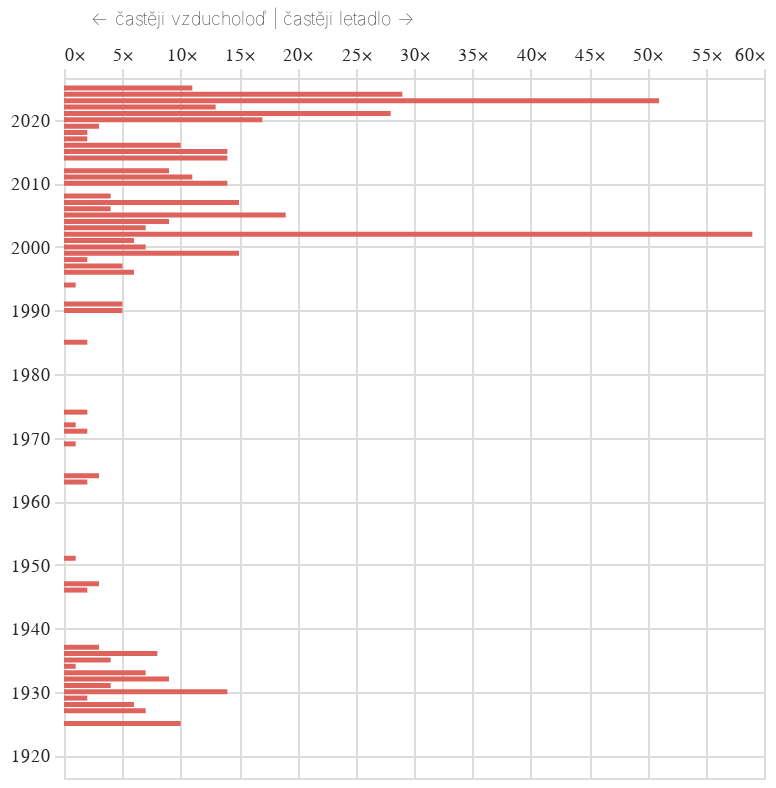

The cell this chart's notebook holds for it:
### Code cell
graf_vyvoje("(?i)vzducholoď[^\w]","vzducholoď","(?i)letadlo","letadlo")

### Figure 1 — Vega-Lite specification as saved in the notebook (floating-point values rounded to 4 significant figures)
{"config": {"title": {"font": "Noticia Text", "fontSize": 11.5, "anchor": "start", "lineHeight": 19, "fontWeight": "bolder", "subtitleFont": "Noticia Text", "subtitleFontSize": 10, "subtitleLineHeight": 15, "subtitlePadding": 10, "dy": -10, "color": "#292829", "subtitleColor": "#292829"}, "axis": {"labelFont": "Asap", "titleFont": "Asap", "fontWeight": "lighter", "titleFontWeight": "lighter", "labelFontSize": 9, "titleFontSize": 9, "labelPadding": 2, "titlePadding": 9, "domainOpacity": 0, "tickColor": "#DCDDD6", "labelColor": "#292829"}, "legend": {"labelFont": "Asap", "labelFontWeight": "normal", "titleFont": "Asap", "titleFontWeight": "normal", "labelFontSize": 9, "titleFontSize": 9, "labelColor": "#292829"}}, "data": {"name": "data-8949bd14bde263a09ba9be36e0341963"}, "mark": {"type": "bar", "height": 2.5}, "encoding": {"color": {"field": "vitez", "legend": null, "scale": {"range": ["#67a587", "#df635d"]}, "type": "nominal"}, "x": {"axis": {"labelExpr": "datum.label + '×'", "orient": "top", "titleAlign": "right"}, "field": "vysledek", "title": "← častěji vzducholoď | častěji letadlo →", "type": "quantitative"}, "y": {"field": "datum", "title": null, "type": "temporal"}}, "height": 350, "resolve": {"scale": {"y": "independent"}}, "width": 350, "$schema": "https://vega.github.io/schema/vega-lite/v5.8.0.json", "datasets": {"data-8949bd14bde263a09ba9be36e0341963": [{"datum": "1918-01-01T00:00:00", "vyskytu": 1, "vyskytu_right": 1, "uplnost": 0, "vysledek": 0.0, "vitez": null}, {"datum": "1919-01-01T00:00:00", "vyskytu": 1, "vyskytu_right": 1, "uplnost": 0, "vysledek": 0.0, "vitez": null}, {"datum": "1920-01-01T00:00:00", "vyskytu": 1, "vyskytu_right": 1, "uplnost": 0, "vysledek": 0.0, "vitez": null}, {"datum": "1921-01-01T00:00:00", "vyskytu": 1, "vyskytu_right": 1, "uplnost": 0, "vysledek": 0.0, "vitez": null}, {"datum": "1922-01-01T00:00:00", "vyskytu": 1, "vyskytu_right": 1, "uplnost": 0, "vysledek": 0.0, "vitez": null}, {"datum": "1923-01-01T00:00:00", "vyskytu": 1, "vyskytu_right": 1, "uplnost": 0, "vysledek": 0.0, "vitez": null}, {"datum": "1924-01-01T00:00:00", "vyskytu": 1, "vyskytu_right": 1, "uplnost": 0, "vysledek": 0.0, "vitez": null}, {"datum": "1925-01-01T00:00:00", "vyskytu": 1, "vyskytu_right": 11, "uplnost": 0, "vysledek": 10.0, "vitez": "letadlo"}, {"datum": "1926-01-01T00:00:00", "vyskytu": 1, "vyskytu_right": 1, "uplnost": 0, "vysledek": 0.0, "vitez": null}, {"datum": "1927-01-01T00:00:00", "vyskytu": 1, "vyskytu_right": 8, "uplnost": 0, "vysledek": 7.0, "vitez": "letadlo"}, {"datum": "1928-01-01T00:00:00", "vyskytu": 1, "vyskytu_right": 7, "uplnost": 1, "vysledek": 6.0, "vitez": "letadlo"}, {"datum": "1929-01-01T00:00:00", "vyskytu": 1, "vyskytu_right": 3, "uplnost": 0, "vysledek": 2.0, "vitez": "letadlo"}, {"datum": "1930-01-01T00:00:00", "vyskytu": 1, "vyskytu_right": 15, "uplnost": 0, "vysledek": 14.0, "vitez": "letadlo"}, {"datum": "1931-01-01T00:00:00", "vyskytu": 1, "vyskytu_right": 5, "uplnost": 0, "vysledek": 4.0, "vitez": "letadlo"}, {"datum": "1932-01-01T00:00:00", "vyskytu": 1, "vyskytu_right": 10, "uplnost": 0, "vysledek": 9.0, "vitez": "letadlo"}, {"datum": "1933-01-01T00:00:00", "vyskytu": 1, "vyskytu_right": 8, "uplnost": 0, "vysledek": 7.0, "vitez": "letadlo"}, {"datum": "1934-01-01T00:00:00", "vyskytu": 1, "vyskytu_right": 2, "uplnost": 0, "vysledek": 1.0, "vitez": "letadlo"}, {"datum": "1935-01-01T00:00:00", "vyskytu": 1, "vyskytu_right": 5, "uplnost": 0, "vysledek": 4.0, "vitez": "letadlo"}, {"datum": "1936-01-01T00:00:00", "vyskytu": 1, "vyskytu_right": 9, "uplnost": 0, "vysledek": 8.0, "vitez": "letadlo"}, {"datum": "1937-01-01T00:00:00", "vyskytu": 1, "vyskytu_right": 4, "uplnost": 0, "vysledek": 3.0, "vitez": "letadlo"}, {"datum": "1938-01-01T00:00:00", "vyskytu": 1, "vyskytu_right": 1, "uplnost": 0, "vysledek": 0.0, "vitez": null}, {"datum": "1945-01-01T00:00:00", "vyskytu": 1, "vyskytu_right": 1, "uplnost": 0, "vysledek": 0.0, "vitez": null}, {"datum": "1946-01-01T00:00:00", "vyskytu": 1, "vyskytu_right": 3, "uplnost": 0, "vysledek": 2.0, "vitez": "letadlo"}, {"datum": "1947-01-01T00:00:00", "vyskytu": 1, "vyskytu_right": 4, "uplnost": 0, "vysledek": 3.0, "vitez": "letadlo"}, {"datum": "1948-01-01T00:00:00", "vyskytu": 1, "vyskytu_right": 1, "uplnost": 0, "vysledek": 0.0, "vitez": null}, {"datum": "1949-01-01T00:00:00", "vyskytu": 1, "vyskytu_right": 1, "uplnost": 0, "vysledek": 0.0, "vitez": null}, {"datum": "1950-01-01T00:00:00", "vyskytu": 1, "vyskytu_right": 1, "uplnost": 0, "vysledek": 0.0, "vitez": null}, {"datum": "1951-01-01T00:00:00", "vyskytu": 1, "vyskytu_right": 2, "uplnost": 0, "vysledek": 1.0, "vitez": "letadlo"}, {"datum": "1952-01-01T00:00:00", "vyskytu": 1, "vyskytu_right": 1, "uplnost": 0, "vysledek": 0.0, "vitez": null}, {"datum": "1953-01-01T00:00:00", "vyskytu": 1, "vyskytu_right": 1, "uplnost": 0, "vysledek": 0.0, "vitez": null}, {"datum": "1954-01-01T00:00:00", "vyskytu": 1, "vyskytu_right": 1, "uplnost": 0, "vysledek": 0.0, "vitez": null}, {"datum": "1955-01-01T00:00:00", "vyskytu": 1, "vyskytu_right": 1, "uplnost": 0, "vysledek": 0.0, "vitez": null}, {"datum": "1956-01-01T00:00:00", "vyskytu": 1, "vyskytu_right": 1, "uplnost": 0, "vysledek": 0.0, "vitez": null}, {"datum": "1957-01-01T00:00:00", "vyskytu": 1, "vyskytu_right": 1, "uplnost": 0, "vysledek": 0.0, "vitez": null}, {"datum": "1958-01-01T00:00:00", "vyskytu": 1, "vyskytu_right": 1, "uplnost": 0, "vysledek": 0.0, "vitez": null}, {"datum": "1959-01-01T00:00:00", "vyskytu": 1, "vyskytu_right": 1, "uplnost": 0, "vysledek": 0.0, "vitez": null}, {"datum": "1960-01-01T00:00:00", "vyskytu": 1, "vyskytu_right": 1, "uplnost": 0, "vysledek": 0.0, "vitez": null}, {"datum": "1961-01-01T00:00:00", "vyskytu": 1, "vyskytu_right": 1, "uplnost": 0, "vysledek": 0.0, "vitez": null}, {"datum": "1962-01-01T00:00:00", "vyskytu": 1, "vyskytu_right": 1, "uplnost": 0, "vysledek": 0.0, "vitez": null}, {"datum": "1963-01-01T00:00:00", "vyskytu": 1, "vyskytu_right": 3, "uplnost": 0, "vysledek": 2.0, "vitez": "letadlo"}, {"datum": "1964-01-01T00:00:00", "vyskytu": 1, "vyskytu_right": 4, "uplnost": 0, "vysledek": 3.0, "vitez": "letadlo"}, {"datum": "1965-01-01T00:00:00", "vyskytu": 1, "vyskytu_right": 1, "uplnost": 0, "vysledek": 0.0, "vitez": null}, {"datum": "1966-01-01T00:00:00", "vyskytu": 1, "vyskytu_right": 1, "uplnost": 0, "vysledek": 0.0, "vitez": null}, {"datum": "1967-01-01T00:00:00", "vyskytu": 1, "vyskytu_right": 1, "uplnost": 0, "vysledek": 0.0, "vitez": null}, {"datum": "1968-01-01T00:00:00", "vyskytu": 1, "vyskytu_right": 1, "uplnost": 0, "vysledek": 0.0, "vitez": null}, {"datum": "1969-01-01T00:00:00", "vyskytu": 1, "vyskytu_right": 2, "uplnost": 0, "vysledek": 1.0, "vitez": "letadlo"}, {"datum": "1970-01-01T00:00:00", "vyskytu": 1, "vyskytu_right": 1, "uplnost": 0, "vysledek": 0.0, "vitez": null}, {"datum": "1971-01-01T00:00:00", "vyskytu": 1, "vyskytu_right": 3, "uplnost": 0, "vysledek": 2.0, "vitez": "letadlo"}, {"datum": "1972-01-01T00:00:00", "vyskytu": 1, "vyskytu_right": 2, "uplnost": 0, "vysledek": 1.0, "vitez": "letadlo"}, {"datum": "1973-01-01T00:00:00", "vyskytu": 1, "vyskytu_right": 1, "uplnost": 0, "vysledek": 0.0, "vitez": null}, {"datum": "1974-01-01T00:00:00", "vyskytu": 1, "vyskytu_right": 3, "uplnost": 0, "vysledek": 2.0, "vitez": "letadlo"}, {"datum": "1975-01-01T00:00:00", "vyskytu": 1, "vyskytu_right": 1, "uplnost": 0, "vysledek": 0.0, "vitez": null}, {"datum": "1976-01-01T00:00:00", "vyskytu": 1, "vyskytu_right": 1, "uplnost": 0, "vysledek": 0.0, "vitez": null}, {"datum": "1977-01-01T00:00:00", "vyskytu": 1, "vyskytu_right": 1, "uplnost": 0, "vysledek": 0.0, "vitez": null}, {"datum": "1978-01-01T00:00:00", "vyskytu": 1, "vyskytu_right": 1, "uplnost": 0, "vysledek": 0.0, "vitez": null}, {"datum": "1979-01-01T00:00:00", "vyskytu": 1, "vyskytu_right": 1, "uplnost": 0, "vysledek": 0.0, "vitez": null}, {"datum": "1980-01-01T00:00:00", "vyskytu": 1, "vyskytu_right": 1, "uplnost": 0, "vysledek": 0.0, "vitez": null}, {"datum": "1981-01-01T00:00:00", "vyskytu": 1, "vyskytu_right": 1, "uplnost": 0, "vysledek": 0.0, "vitez": null}, {"datum": "1982-01-01T00:00:00", "vyskytu": 1, "vyskytu_right": 1, "uplnost": 0, "vysledek": 0.0, "vitez": null}, {"datum": "1983-01-01T00:00:00", "vyskytu": 1, "vyskytu_right": 1, "uplnost": 0, "vysledek": 0.0, "vitez": null}, {"datum": "1984-01-01T00:00:00", "vyskytu": 1, "vyskytu_right": 1, "uplnost": 0, "vysledek": 0.0, "vitez": null}, {"datum": "1985-01-01T00:00:00", "vyskytu": 1, "vyskytu_right": 3, "uplnost": 0, "vysledek": 2.0, "vitez": "letadlo"}, {"datum": "1986-01-01T00:00:00", "vyskytu": 1, "vyskytu_right": 1, "uplnost": 0, "vysledek": 0.0, "vitez": null}, {"datum": "1987-01-01T00:00:00", "vyskytu": 1, "vyskytu_right": 1, "uplnost": 0, "vysledek": 0.0, "vitez": null}, {"datum": "1988-01-01T00:00:00", "vyskytu": 1, "vyskytu_right": 1, "uplnost": 0, "vysledek": 0.0, "vitez": null}, {"datum": "1989-01-01T00:00:00", "vyskytu": 1, "vyskytu_right": 1, "uplnost": 0, "vysledek": 0.0, "vitez": null}, {"datum": "1990-01-01T00:00:00", "vyskytu": 1, "vyskytu_right": 6, "uplnost": 0, "vysledek": 5.0, "vitez": "letadlo"}, {"datum": "1991-01-01T00:00:00", "vyskytu": 1, "vyskytu_right": 6, "uplnost": 0, "vysledek": 5.0, "vitez": "letadlo"}, {"datum": "1992-01-01T00:00:00", "vyskytu": 1, "vyskytu_right": 1, "uplnost": 0, "vysledek": 0.0, "vitez": null}, {"datum": "1993-01-01T00:00:00", "vyskytu": 1, "vyskytu_right": 1, "uplnost": 0, "vysledek": 0.0, "vitez": null}, {"datum": "1994-01-01T00:00:00", "vyskytu": 1, "vyskytu_right": 2, "uplnost": 0, "vysledek": 1.0, "vitez": "letadlo"}, {"datum": "1995-01-01T00:00:00", "vyskytu": 1, "vyskytu_right": 1, "uplnost": 0, "vysledek": 0.0, "vitez": null}, {"datum": "1996-01-01T00:00:00", "vyskytu": 1, "vyskytu_right": 7, "uplnost": 0, "vysledek": 6.0, "vitez": "letadlo"}, {"datum": "1997-01-01T00:00:00", "vyskytu": 1, "vyskytu_right": 6, "uplnost": 0, "vysledek": 5.0, "vitez": "letadlo"}, {"datum": "1998-01-01T00:00:00", "vyskytu": 1, "vyskytu_right": 3, "uplnost": 0, "vysledek": 2.0, "vitez": "letadlo"}, {"datum": "1999-01-01T00:00:00", "vyskytu": 1, "vyskytu_right": 16, "uplnost": 0, "vysledek": 15.0, "vitez": "letadlo"}, {"datum": "2000-01-01T00:00:00", "vyskytu": 1, "vyskytu_right": 8, "uplnost": 0, "vysledek": 7.0, "vitez": "letadlo"}, {"datum": "2001-01-01T00:00:00", "vyskytu": 1, "vyskytu_right": 7, "uplnost": 0, "vysledek": 6.0, "vitez": "letadlo"}, {"datum": "2002-01-01T00:00:00", "vyskytu": 1, "vyskytu_right": 60, "uplnost": 0, "vysledek": 59.0, "vitez": "letadlo"}, {"datum": "2003-01-01T00:00:00", "vyskytu": 1, "vyskytu_right": 8, "uplnost": 1, "vysledek": 7.0, "vitez": "letadlo"}, {"datum": "2004-01-01T00:00:00", "vyskytu": 1, "vyskytu_right": 10, "uplnost": 0, "vysledek": 9.0, "vitez": "letadlo"}, {"datum": "2005-01-01T00:00:00", "vyskytu": 1, "vyskytu_right": 20, "uplnost": 0, "vysledek": 19.0, "vitez": "letadlo"}, {"datum": "2006-01-01T00:00:00", "vyskytu": 1, "vyskytu_right": 5, "uplnost": 0, "vysledek": 4.0, "vitez": "letadlo"}, {"datum": "2007-01-01T00:00:00", "vyskytu": 1, "vyskytu_right": 16, "uplnost": 0, "vysledek": 15.0, "vitez": "letadlo"}, {"datum": "2008-01-01T00:00:00", "vyskytu": 1, "vyskytu_right": 5, "uplnost": 0, "vysledek": 4.0, "vitez": "letadlo"}, {"datum": "2009-01-01T00:00:00", "vyskytu": 1, "vyskytu_right": 1, "uplnost": 0, "vysledek": 0.0, "vitez": null}, {"datum": "2010-01-01T00:00:00", "vyskytu": 1, "vyskytu_right": 15, "uplnost": 0, "vysledek": 14.0, "vitez": "letadlo"}, {"datum": "2011-01-01T00:00:00", "vyskytu": 1, "vyskytu_right": 12, "uplnost": 0, "vysledek": 11.0, "vitez": "letadlo"}, {"datum": "2012-01-01T00:00:00", "vyskytu": 1, "vyskytu_right": 10, "uplnost": 0, "vysledek": 9.0, "vitez": "letadlo"}, {"datum": "2013-01-01T00:00:00", "vyskytu": 1, "vyskytu_right": 1, "uplnost": 0, "vysledek": 0.0, "vitez": null}, {"datum": "2014-01-01T00:00:00", "vyskytu": 1, "vyskytu_right": 15, "uplnost": 0, "vysledek": 14.0, "vitez": "letadlo"}, {"datum": "2015-01-01T00:00:00", "vyskytu": 1, "vyskytu_right": 15, "uplnost": 0, "vysledek": 14.0, "vitez": "letadlo"}, {"datum": "2016-01-01T00:00:00", "vyskytu": 1, "vyskytu_right": 11, "uplnost": 0, "vysledek": 10.0, "vitez": "letadlo"}, {"datum": "2017-01-01T00:00:00", "vyskytu": 1, "vyskytu_right": 3, "uplnost": 0, "vysledek": 2.0, "vitez": "letadlo"}, {"datum": "2018-01-01T00:00:00", "vyskytu": 1, "vyskytu_right": 3, "uplnost": 0, "vysledek": 2.0, "vitez": "letadlo"}, {"datum": "2019-01-01T00:00:00", "vyskytu": 1, "vyskytu_right": 4, "uplnost": 0, "vysledek": 3.0, "vitez": "letadlo"}, {"datum": "2020-01-01T00:00:00", "vyskytu": 1, "vyskytu_right": 18, "uplnost": 0, "vysledek": 17.0, "vitez": "letadlo"}, {"datum": "2021-01-01T00:00:00", "vyskytu": 1, "vyskytu_right": 29, "uplnost": 0, "vysledek": 28.0, "vitez": "letadlo"}, {"datum": "2022-01-01T00:00:00", "vyskytu": 1, "vyskytu_right": 14, "uplnost": 1, "vysledek": 13.0, "vitez": "letadlo"}, {"datum": "2023-01-01T00:00:00", "vyskytu": 1, "vyskytu_right": 52, "uplnost": 0, "vysledek": 51.0, "vitez": "letadlo"}, {"datum": "2024-01-01T00:00:00", "vyskytu": 1, "vyskytu_right": 30, "uplnost": 0, "vysledek": 29.0, "vitez": "letadlo"}, {"datum": "2025-01-01T00:00:00", "vyskytu": 1, "vyskytu_right": 12, "uplnost": 0, "vysledek": 11.0, "vitez": "letadlo"}]}}
